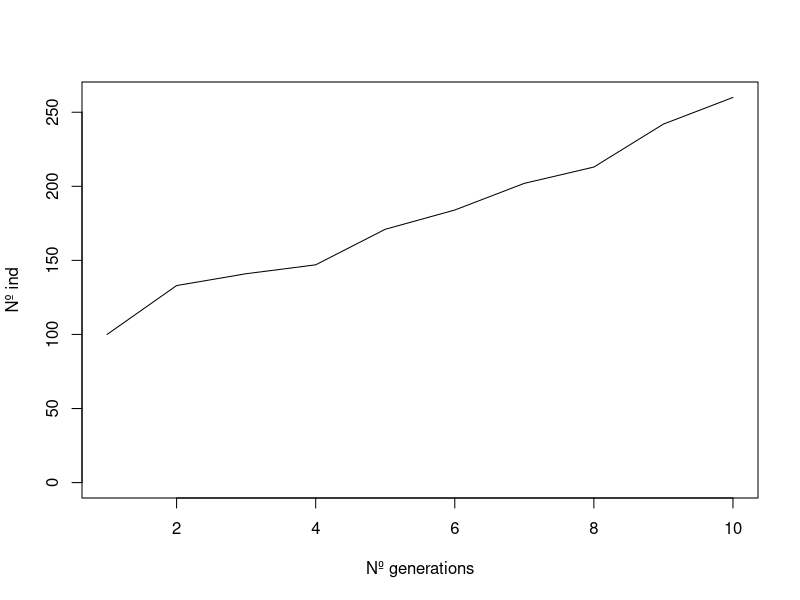

Here is the R script that generated this plot: (Note: this script raises an error after producing the figure.)
# UR source-sink model

# Demographic parameters and predation preassures

# Lifespan (years)
max_lifespan <- 18

# Sexual maturity (years)
sex_mat <- 2

# Number of eggs per laying (2.30 +- 0.55)
n_eggs <- trunc(abs(rnorm(1, 2.30, 0.55)))

# Laying episodes per year (if females are old, they could lay 2 times in a year)
n_laying <- 1

# Eggs hatching rate (%)
# This values are from captivity. In nature this results are expected to be higher
hatch_rate <- runif(1, 0.60, 0.75)

# Annual survival (% of survival, a little bit stochastic)
surv <- runif(1, 0.75, 0.83)

# carrying capacity (nº ind/ha)
# This value comes from the number of lizards observed (60 ind) in 1919.6 m2 of optimal habitat in Chalets
k <- 312

# emigration (peri-urban -> urban)
# fixed amount of individuals
emigration <- k/10

# snake predation preassure (% total population/year)
snake_pred <- 0.2

# cat predation preassure (% total population/year)
cat_pred <- 0.05

# urbanisation index (0 for peri-urban, 1 for urban)
urban_index <- 1

# urban protection against snakes (counter snake effect)
urban_prot <- 0.2



# Part 1: Simulate population lizards

# initial lizard population
n_lizards <- k

lizard_pop <- array(data = NA, dim = c(100000, 4, 10))

dimnames(lizard_pop)[[2]] <- c("ID", "Age", "Sex", "Status")

for(i in 1:k){
  
  lizard_pop[i, 1, 1] <- i
  
  lizard_pop[i, 2, 1] <- as.numeric(trunc(abs(rnorm(1, mean = 9, sd = 4))))
  
  lizard_pop[i, 3, 1] <- sample(c("Male", "Female"), 1)
  
  lizard_pop[i, 4, 1] <- 1
  
}


# simulate years
for(i in 2:10){
  
  last_ind <- sum(complete.cases(lizard_pop[, 1, i - 1]))
  
  # for each individual
  for(j in 1:last_ind){
    
    # if the lizard is dead, the information remains the same
    if(as.numeric(lizard_pop[j, 4, i - 1]) == 0){
      
      lizard_pop[j, 1, i] <- lizard_pop[j, 1, i - 1]
      
      lizard_pop[j, 2, i] <- lizard_pop[j, 2, i - 1]
      
      lizard_pop[j, 3, i] <- lizard_pop[j, 3, i - 1]
      
      lizard_pop[j, 4, i] <- lizard_pop[j, 4, i - 1]
      
      # if the lizard is alive but it's 18 years old, it dies:
    } else if (as.numeric(lizard_pop[j, 2, i - 1]) == 18){
      
      lizard_pop[j, 1, i] <- lizard_pop[j, 1, i - 1]
      
      lizard_pop[j, 2, i] <- lizard_pop[j, 2, i - 1]
      
      lizard_pop[j, 3, i] <- lizard_pop[j, 3, i - 1]
      
      lizard_pop[j, 4, i] <- 0
      
    } else {
      
      # probability of survival
      # surv_prob <- runif(1, 0.75, 0.83)
      
      surv_prob <- 1
      
      surv_random <- runif(1, 0, 1)
      
      # dead
      if(surv_random > surv_prob){
        
        lizard_pop[j, 1, i] <- lizard_pop[j, 1, i - 1]
        
        lizard_pop[j, 2, i] <- lizard_pop[j, 2, i - 1]
        
        lizard_pop[j, 3, i] <- lizard_pop[j, 3, i - 1]
        
        lizard_pop[j, 4, i] <- 0
        
        # alive
      } else {
        
        lizard_pop[j, 1, i] <- lizard_pop[j, 1, i - 1]
        
        lizard_pop[j, 2, i] <- as.numeric(lizard_pop[j, 2, i - 1]) + 1
        
        lizard_pop[j, 3, i] <- lizard_pop[j, 3, i - 1]
        
        lizard_pop[j, 4, i] <- 1
        
      }
      
    }
    
    # if the individual we are testing was alive in the previous time step and it's a female, and it's older than 2 years old
    if(lizard_pop[j, 3, i - 1] == "Female" && as.numeric(lizard_pop[j, 4, i - 1]) == 1 && as.numeric(lizard_pop[j, 2, i - 1]) >= 2){
      
      # if the female is old (5 last years)
      if(as.numeric(lizard_pop[j, 2, i - 1]) > (18 - 5)){
        
        # it lays eggs two times in one year
        for(p in 1:2){
          
          # number of eggs layed
          n_eggs <- trunc(abs(rnorm(1, 2.30, 0.55)))
          
          # at least one egg layed
          if (n_eggs > 0){
            
            # probability of hatching of each egg, produces a new individual
            for(m in 1:n_eggs){
              
              # hatch_prob <- runif(1, 0.60, 0.75)
              
              hatch_prob <- 1
              
              hatch_random <- runif(1, 0, 1)
              
              if(hatch_random < hatch_prob){
                
                last_ind <- last_ind + 1
                
                lizard_pop[last_ind, 1, i] <- last_ind
                
                lizard_pop[last_ind, 2, i] <- 0
                
                lizard_pop[last_ind, 3, i] <- sample(c("Male", "Female"), 1)
                
                lizard_pop[last_ind, 4, i] <- 1
                
                # no eggs layed
              } else {
                
                
              }
              
            }
            
          }
          
        }
        
        # "young" female, only one laying episode
      } else {
        
        # number of eggs layed
        n_eggs <- trunc(abs(rnorm(1, 2.30, 0.55)))
        
        # at least one egg layed
        if (n_eggs > 0){
          
          for(m in 1:n_eggs){
            
            # hatch_prob <- runif(1, 0.60, 0.75)
            
            hatch_prob <- 1
            
            hatch_random <- runif(1, 0, 1)
            
            if(hatch_random < hatch_prob){
              
              last_ind <- last_ind + 1
              
              lizard_pop[last_ind, 1, i] <- last_ind
              
              lizard_pop[last_ind, 2, i] <- 0
              
              lizard_pop[last_ind, 3, i] <- sample(c("Male", "Female"), 1)
              
              lizard_pop[last_ind, 4, i] <- 1
              
            } else {
              
              
            }
            
          }
          
        }
        
      }
      
    }
    
  }
            
}



# Part 2: Integrate inside function

lizard_projection <- function(initial_pop = 100, n_generations = 10){
  
  n_lizards <- initial_pop
  
  lizard_pop <- array(data = NA, dim = c(999999, 4, n_generations))
  
  dimnames(lizard_pop)[[2]] <- c("ID", "Age", "Sex", "Status")
  
  for(i in 1:n_lizards){
    
    lizard_pop[i, 1, 1] <- i
    
    lizard_pop[i, 2, 1] <- as.numeric(trunc(abs(rnorm(1, mean = 9, sd = 4))))
    
    lizard_pop[i, 3, 1] <- sample(c("Male", "Female"), 1)
    
    lizard_pop[i, 4, 1] <- 1
    
  }
  
  
  # simulate years
  for(i in 2:n_generations){
    
    last_ind <- sum(complete.cases(lizard_pop[, 1, i - 1]))
    
    # for each individual
    for(j in 1:last_ind){
      
      # if the lizard is dead, the information remains the same
      if(as.numeric(lizard_pop[j, 4, i - 1]) == 0){
        
        lizard_pop[j, 1, i] <- lizard_pop[j, 1, i - 1]
        
        lizard_pop[j, 2, i] <- lizard_pop[j, 2, i - 1]
        
        lizard_pop[j, 3, i] <- lizard_pop[j, 3, i - 1]
        
        lizard_pop[j, 4, i] <- lizard_pop[j, 4, i - 1]
        
        # if the lizard is alive but it's 18 years old, it dies:
      } else if (as.numeric(lizard_pop[j, 2, i - 1]) == 18){
        
        lizard_pop[j, 1, i] <- lizard_pop[j, 1, i - 1]
        
        lizard_pop[j, 2, i] <- lizard_pop[j, 2, i - 1]
        
        lizard_pop[j, 3, i] <- lizard_pop[j, 3, i - 1]
        
        lizard_pop[j, 4, i] <- 0
        
      } else {
        
        # probability of survival
        surv_prob <- runif(1, 0.75, 0.83)
        
        surv_random <- runif(1, 0, 1)
        
        # dead
        if(surv_random > surv_prob){
          
          lizard_pop[j, 1, i] <- lizard_pop[j, 1, i - 1]
          
          lizard_pop[j, 2, i] <- lizard_pop[j, 2, i - 1]
          
          lizard_pop[j, 3, i] <- lizard_pop[j, 3, i - 1]
          
          lizard_pop[j, 4, i] <- 0
          
          # alive
        } else {
          
          lizard_pop[j, 1, i] <- lizard_pop[j, 1, i - 1]
          
          lizard_pop[j, 2, i] <- as.numeric(lizard_pop[j, 2, i - 1]) + 1
          
          lizard_pop[j, 3, i] <- lizard_pop[j, 3, i - 1]
          
          lizard_pop[j, 4, i] <- 1
          
        }
        
      }
      
      # if the individual we are testing was alive in the previous time step and it's a female, and it's older than 2 years old
      if(lizard_pop[j, 3, i - 1] == "Female" && as.numeric(lizard_pop[j, 4, i - 1]) == 1 && as.numeric(lizard_pop[j, 2, i - 1]) >= 2){
        
        # if the female is old (5 last years)
        if(as.numeric(lizard_pop[j, 2, i - 1]) > (18 - 5)){
          
          # it lays eggs two times in one year
          for(p in 1:2){
            
            # number of eggs layed
            n_eggs <- trunc(abs(rnorm(1, 2.30, 0.55)))
            
            # at least one egg layed
            if (n_eggs > 0){
              
              # probability of hatching of each egg, produces a new individual
              for(m in 1:n_eggs){
                
                hatch_prob <- runif(1, 0.60, 0.75)
                
                hatch_random <- runif(1, 0, 1)
                
                if(hatch_random < hatch_prob){
                  
                  last_ind <- last_ind + 1
                  
                  lizard_pop[last_ind, 1, i] <- last_ind
                  
                  lizard_pop[last_ind, 2, i] <- 0
                  
                  lizard_pop[last_ind, 3, i] <- sample(c("Male", "Female"), 1)
                  
                  lizard_pop[last_ind, 4, i] <- 1
                  
                  # no eggs layed
                } else {
                  
                  
                }
                
              }
              
            }
            
          }
          
          # "young" female, only one laying episode
        } else {
          
          # number of eggs layed
          n_eggs <- trunc(abs(rnorm(1, 2.30, 0.55)))
          
          # at least one egg layed
          if (n_eggs > 0){
            
            for(m in 1:n_eggs){
              
              hatch_prob <- runif(1, 0.60, 0.75)
              
              hatch_random <- runif(1, 0, 1)
              
              if(hatch_random < hatch_prob){
                
                last_ind <- last_ind + 1
                
                lizard_pop[last_ind, 1, i] <- last_ind
                
                lizard_pop[last_ind, 2, i] <- 0
                
                lizard_pop[last_ind, 3, i] <- sample(c("Male", "Female"), 1)
                
                lizard_pop[last_ind, 4, i] <- 1
                
              } else {
                
                
              }
              
            }
            
          }
          
        }
        
      }
      
    }
    
    assign("lizard_pop", lizard_pop, envir=globalenv())
    
  }
  
  n_ind_pop <- as.data.frame(matrix(data = NA, ncol = n_generations, nrow = 1))
  
  for(i in 1:n_generations){
    
    n_ind_pop[i] <- sum(lizard_pop[, 4, i] == 1, na.rm = T)
    
  }
  
  assign("n_ind_pop", n_ind_pop, envir=globalenv())
  
  plot(NULL, xlim = c(1, n_generations), ylim = c(0, max(n_ind_pop)), xlab = "Nº generations", ylab = "Nº ind")
  
  lines(1:n_generations, n_ind_pop, type = "l")
  
}

lizard_projection(100, 10)



# part 3: upgrade base function with densodependency and external mortality

lizard_projection <- function(initial_pop = 100, n_generations = 10, cat_pred = 0.10, snake_pred = 0.20, snake_intro = 10, k = 312, urban_index = 1, emigration_perc = 0.1) {
  
  # Initial population and array
  n_lizards <- initial_pop
  lizard_pop <- array(data = NA, dim = c(999999, 4, n_generations))
  dimnames(lizard_pop)[[2]] <- c("ID", "Age", "Sex", "Status")
  
  # First individuals
  for (i in 1:n_lizards) {
    lizard_pop[i, 1, 1] <- i
    lizard_pop[i, 2, 1] <- as.numeric(trunc(abs(rnorm(1, mean = 9, sd = 4))))
    lizard_pop[i, 3, 1] <- sample(c("Male", "Female"), 1)
    lizard_pop[i, 4, 1] <- 1
  }
  
  # Time simulation
  for (i in 2:n_generations) {
    
    # Keep tracking of number of rows filled
    last_ind <- sum(complete.cases(lizard_pop[, 1, i - 1]))
    
    # Select previous generation
    lizards_generation <- as.data.frame(lizard_pop[, , i - 1])
    
    # Select only alive individuals
    lizards_alive <- subset(lizards_generation, as.numeric(Status) == 1)
    
    # Cat mortality
    if (nrow(lizards_alive) > 0) {
      dead_ind_cat <- sample(1:nrow(lizards_alive), trunc(nrow(lizards_alive) * cat_pred), replace = FALSE)
      dead_ids_cat <- lizards_alive[dead_ind_cat, "ID"]
      for (id in dead_ids_cat) {
        idx <- which(lizard_pop[, 1, i - 1] == id)
        lizard_pop[idx, , i] <- lizard_pop[idx, , i - 1]
        lizard_pop[idx, 4, i] <- 0
      }
    }
    
    # Select individuals still alive after cat mortality
    lizards_alive_after_cats <- subset(as.data.frame(lizard_pop[, , i - 1]), as.numeric(Status) == 1 & is.na(lizard_pop[, 4, i]))
    
    # Snake mortality (starting from snake_intro)
    # Full urbanisation counters snake effect
    if (i >= (snake_intro + 1)) {
      if (nrow(lizards_alive_after_cats) > 0) {
        dead_ind_snake <- sample(1:nrow(lizards_alive_after_cats), trunc(nrow(lizards_alive_after_cats) * (snake_pred - (urban_index * snake_pred))), replace = FALSE)
        dead_ids_snake <- lizards_alive_after_cats[dead_ind_snake, "ID"]
        for (id in dead_ids_snake) {
          idx <- which(lizard_pop[, 1, i - 1] == id)
          lizard_pop[idx, , i] <- lizard_pop[idx, , i - 1]
          lizard_pop[idx, 4, i] <- 0
        }
      }
    }
    
    # Select individuals still alive after snake mortality
    lizards_alive_after_snakes <- subset(as.data.frame(lizard_pop[, , i - 1]), as.numeric(Status) == 1 & is.na(lizard_pop[, 4, i]))
    
    # Denso dependency
    n_alive <- nrow(lizards_alive_after_snakes)
    
    if (n_alive > k) {
      surplus <- n_alive - k
      surplus_ind <- sample(1:nrow(lizards_alive_after_snakes), surplus, replace = FALSE)
      surplus_ids <- lizards_alive_after_snakes[surplus_ind, "ID"]
      for (id in surplus_ids) {
        idx <- which(lizard_pop[, 1, i - 1] == id)
        lizard_pop[idx, , i] <- lizard_pop[idx, , i - 1]
        lizard_pop[idx, 4, i] <- 0
      }
    }
    
    # The rest of individuals
    for (j in 1:last_ind) {
      
      # If there is an NA, jump to next loop
      if (is.na(lizard_pop[j, 4, i - 1])) {
        next
      }
      
      # If the individual is already dead in this generation (external death causes), jump to the next loop
      if (!is.na(lizard_pop[j, 4, i]) && as.numeric(lizard_pop[j, 4, i]) == 0) {
        next
      }
      
      # If lizard was dead in the previous generation, mark it as dead
      if (as.numeric(lizard_pop[j, 4, i - 1]) == 0) {
        lizard_pop[j, , i] <- lizard_pop[j, , i - 1]
        next
      }
      
      # If the lizard is alive, but it's older than 18 years old, it dies
      if (as.numeric(lizard_pop[j, 2, i - 1]) == 18) {
        lizard_pop[j, , i] <- lizard_pop[j, , i - 1]
        lizard_pop[j, 4, i] <- 0
        next
      }
      
      # Survival probability
      surv_prob <- runif(1, 0.75, 0.83)
      surv_random <- runif(1, 0, 1)
      
      # If it fails, the lizard is marked as dead
      if (surv_random > surv_prob) {
        lizard_pop[j, , i] <- lizard_pop[j, , i - 1]
        lizard_pop[j, 4, i] <- 0
        
      } else {
        # If the lizard survives, it gets older and survives
        lizard_pop[j, 1, i] <- lizard_pop[j, 1, i - 1]
        lizard_pop[j, 2, i] <- as.numeric(lizard_pop[j, 2, i - 1]) + 1
        lizard_pop[j, 3, i] <- lizard_pop[j, 3, i - 1]
        lizard_pop[j, 4, i] <- 1
      }
      
      # Reproduction
      # If the individual is a female, older than 2 years old and alive
      if (lizard_pop[j, 3, i - 1] == "Female" && as.numeric(lizard_pop[j, 4, i - 1]) == 1 && as.numeric(lizard_pop[j, 2, i - 1]) >= 2) {
        
        if (as.numeric(lizard_pop[j, 2, i - 1]) > (18 - 5)) {
          # If it's an old female, it lays eggs two times
          
          for (p in 1:2) {
            
            # Number of eggs laid
            n_eggs <- trunc(abs(rnorm(1, 2.30, 0.55)))
            
            if (n_eggs > 0) {
              
              for (m in 1:n_eggs) {
                
                # Hatching probability
                hatch_prob <- runif(1, 0.60, 0.75)
                hatch_random <- runif(1, 0, 1)
                
                # If the egg hatches
                if (hatch_random < hatch_prob) {
                  
                  # Add a new row
                  last_ind <- last_ind + 1
                  lizard_pop[last_ind, 1, i] <- last_ind
                  lizard_pop[last_ind, 2, i] <- 0
                  lizard_pop[last_ind, 3, i] <- sample(c("Male", "Female"), 1)
                  lizard_pop[last_ind, 4, i] <- 1
                }
              }
            }
          }
          
        } else {
          
          # If the female is young, only one laying
          n_eggs <- trunc(abs(rnorm(1, 2.30, 0.55)))
          
          if (n_eggs > 0) {
            
            for (m in 1:n_eggs) {
              
              hatch_prob <- runif(1, 0.60, 0.75)
              hatch_random <- runif(1, 0, 1)
              
              if (hatch_random < hatch_prob) {
                
                last_ind <- last_ind + 1
                lizard_pop[last_ind, 1, i] <- last_ind
                lizard_pop[last_ind, 2, i] <- 0
                lizard_pop[last_ind, 3, i] <- sample(c("Male", "Female"), 1)
                lizard_pop[last_ind, 4, i] <- 1
              }
            }
          }
        }
      }
    }
    
    # Emigration (percentage of k)
    
    emigration <- trunc(k * emigration_perc)
    
    for (e in 1:emigration) {
      last_ind <- last_ind + 1
      lizard_pop[last_ind, 1, i] <- last_ind
      lizard_pop[last_ind, 2, i] <- as.numeric(trunc(abs(rnorm(1, mean = 9, sd = 4))))
      lizard_pop[last_ind, 3, i] <- sample(c("Male", "Female"), 1)
      lizard_pop[last_ind, 4, i] <- 1
    }
    
    assign("lizard_pop", lizard_pop, envir=globalenv())
    
  }
  
  # Track nº of individuals per generation
  n_ind_pop <- as.data.frame(matrix(data = NA, ncol = n_generations, nrow = 1))
  for (i in 1:n_generations) {
    n_ind_pop[i] <- sum(lizard_pop[, 4, i] == 1, na.rm = TRUE)
  }
  
  colnames(n_ind_pop) <- paste0("Generation_", 1:n_generations)
  
  assign("n_ind_pop", n_ind_pop, envir=globalenv())
  
  # plot nº of individuals per generation
  plot(NULL, xlim = c(1, n_generations), ylim = c(0, max(n_ind_pop, na.rm = TRUE)), xlab = "Years", ylab = "Nº ind")
  abline(v = snake_intro, col = "red", lty = "dashed")
  lines(1:n_generations, n_ind_pop, type = "l")
  
  return(list(population_data = lizard_pop, n_individuals = n_ind_pop))
  
}


lizard_projection(initial_pop = 156, 
                  n_generations = 20, 
                  cat_pred = 0.1, 
                  snake_pred = 0.5, 
                  snake_intro = 20, 
                  k = 312, 
                  urban_index = 0.5,
                  emigration_perc = 0)



# Part 4: final plots

lizard_projection <- function(initial_pop = 100, n_generations = 10, cat_pred = 0.10, snake_pred = 0.20, snake_intro = 10, k = 312, urban_index = 1, emigration_perc = 0.1) {
  
  # Initial population and array
  n_lizards <- initial_pop
  lizard_pop <- array(data = NA, dim = c(999999, 4, n_generations))
  dimnames(lizard_pop)[[2]] <- c("ID", "Age", "Sex", "Status")
  
  # First individuals
  for (i in 1:n_lizards) {
    lizard_pop[i, 1, 1] <- i
    lizard_pop[i, 2, 1] <- as.numeric(trunc(abs(rnorm(1, mean = 9, sd = 4))))
    lizard_pop[i, 3, 1] <- sample(c("Male", "Female"), 1)
    lizard_pop[i, 4, 1] <- 1
  }
  
  # Time simulation
  for (i in 2:n_generations) {
    
    # Keep tracking of number of rows filled
    last_ind <- sum(complete.cases(lizard_pop[, 1, i - 1]))
    
    # Select previous generation
    lizards_generation <- as.data.frame(lizard_pop[, , i - 1])
    
    # Select only alive individuals
    lizards_alive <- subset(lizards_generation, as.numeric(Status) == 1)
    
    # Cat mortality
    if (nrow(lizards_alive) > 0) {
      dead_ind_cat <- sample(1:nrow(lizards_alive), trunc(nrow(lizards_alive) * cat_pred), replace = FALSE)
      dead_ids_cat <- lizards_alive[dead_ind_cat, "ID"]
      for (id in dead_ids_cat) {
        idx <- which(lizard_pop[, 1, i - 1] == id)
        lizard_pop[idx, , i] <- lizard_pop[idx, , i - 1]
        lizard_pop[idx, 4, i] <- 0
      }
    }
    
    # Select individuals still alive after cat mortality
    lizards_alive_after_cats <- subset(as.data.frame(lizard_pop[, , i - 1]), as.numeric(Status) == 1 & is.na(lizard_pop[, 4, i]))
    
    # Snake mortality (starting from snake_intro)
    # Full urbanisation counters snake effect
    if (i >= (snake_intro + 1)) {
      if (nrow(lizards_alive_after_cats) > 0) {
        dead_ind_snake <- sample(1:nrow(lizards_alive_after_cats), trunc(nrow(lizards_alive_after_cats) * (snake_pred - (urban_index * snake_pred))), replace = FALSE)
        dead_ids_snake <- lizards_alive_after_cats[dead_ind_snake, "ID"]
        for (id in dead_ids_snake) {
          idx <- which(lizard_pop[, 1, i - 1] == id)
          lizard_pop[idx, , i] <- lizard_pop[idx, , i - 1]
          lizard_pop[idx, 4, i] <- 0
        }
      }
    }
    
    # Select individuals still alive after snake mortality
    lizards_alive_after_snakes <- subset(as.data.frame(lizard_pop[, , i - 1]), as.numeric(Status) == 1 & is.na(lizard_pop[, 4, i]))
    
    # Denso dependency
    n_alive <- nrow(lizards_alive_after_snakes)
    
    if (n_alive > k) {
      surplus <- n_alive - k
      surplus_ind <- sample(1:nrow(lizards_alive_after_snakes), surplus, replace = FALSE)
      surplus_ids <- lizards_alive_after_snakes[surplus_ind, "ID"]
      for (id in surplus_ids) {
        idx <- which(lizard_pop[, 1, i - 1] == id)
        lizard_pop[idx, , i] <- lizard_pop[idx, , i - 1]
        lizard_pop[idx, 4, i] <- 0
      }
    }
    
    # The rest of individuals
    for (j in 1:last_ind) {
      
      # If there is an NA, jump to next loop
      if (is.na(lizard_pop[j, 4, i - 1])) {
        next
      }
      
      # If the individual is already dead in this generation (external death causes), jump to the next loop
      if (!is.na(lizard_pop[j, 4, i]) && as.numeric(lizard_pop[j, 4, i]) == 0) {
        next
      }
      
      # If lizard was dead in the previous generation, mark it as dead
      if (as.numeric(lizard_pop[j, 4, i - 1]) == 0) {
        lizard_pop[j, , i] <- lizard_pop[j, , i - 1]
        next
      }
      
      # If the lizard is alive, but it's older than 18 years old, it dies
      if (as.numeric(lizard_pop[j, 2, i - 1]) == 18) {
        lizard_pop[j, , i] <- lizard_pop[j, , i - 1]
        lizard_pop[j, 4, i] <- 0
        next
      }
      
      # Survival probability
      surv_prob <- runif(1, 0.75, 0.83)
      surv_random <- runif(1, 0, 1)
      
      # If it fails, the lizard is marked as dead
      if (surv_random > surv_prob) {
        lizard_pop[j, , i] <- lizard_pop[j, , i - 1]
        lizard_pop[j, 4, i] <- 0
        
      } else {
        # If the lizard survives, it gets older and survives
        lizard_pop[j, 1, i] <- lizard_pop[j, 1, i - 1]
        lizard_pop[j, 2, i] <- as.numeric(lizard_pop[j, 2, i - 1]) + 1
        lizard_pop[j, 3, i] <- lizard_pop[j, 3, i - 1]
        lizard_pop[j, 4, i] <- 1
      }
      
      # Reproduction
      # If the individual is a female, older than 2 years old and alive
      if (lizard_pop[j, 3, i - 1] == "Female" && as.numeric(lizard_pop[j, 4, i - 1]) == 1 && as.numeric(lizard_pop[j, 2, i - 1]) >= 2) {
        
        if (as.numeric(lizard_pop[j, 2, i - 1]) > (18 - 5)) {
          # If it's an old female, it lays eggs two times
          
          for (p in 1:2) {
            
            # Number of eggs laid
            n_eggs <- trunc(abs(rnorm(1, 2.30, 0.55)))
            
            if (n_eggs > 0) {
              
              for (m in 1:n_eggs) {
                
                # Hatching probability
                hatch_prob <- runif(1, 0.60, 0.75)
                hatch_random <- runif(1, 0, 1)
                
                # If the egg hatches
                if (hatch_random < hatch_prob) {
                  
                  # Add a new row
                  last_ind <- last_ind + 1
                  lizard_pop[last_ind, 1, i] <- last_ind
                  lizard_pop[last_ind, 2, i] <- 0
                  lizard_pop[last_ind, 3, i] <- sample(c("Male", "Female"), 1)
                  lizard_pop[last_ind, 4, i] <- 1
                }
              }
            }
          }
          
        } else {
          
          # If the female is young, only one laying
          n_eggs <- trunc(abs(rnorm(1, 2.30, 0.55)))
          
          if (n_eggs > 0) {
            
            for (m in 1:n_eggs) {
              
              hatch_prob <- runif(1, 0.60, 0.75)
              hatch_random <- runif(1, 0, 1)
              
              if (hatch_random < hatch_prob) {
                
                last_ind <- last_ind + 1
                lizard_pop[last_ind, 1, i] <- last_ind
                lizard_pop[last_ind, 2, i] <- 0
                lizard_pop[last_ind, 3, i] <- sample(c("Male", "Female"), 1)
                lizard_pop[last_ind, 4, i] <- 1
              }
            }
          }
        }
      }
    }
    
    # Emigration
    emigration <- trunc(k * emigration_perc)
    
    for (e in 1:emigration) {
      last_ind <- last_ind + 1
      lizard_pop[last_ind, 1, i] <- last_ind
      lizard_pop[last_ind, 2, i] <- as.numeric(trunc(abs(rnorm(1, mean = 9, sd = 4))))
      lizard_pop[last_ind, 3, i] <- sample(c("Male", "Female"), 1)
      lizard_pop[last_ind, 4, i] <- 1
    }
    
    assign("lizard_pop", lizard_pop, envir=globalenv())
    
  }
  
  # Track nº of individuals per generation
  n_ind_pop <- as.data.frame(matrix(data = NA, ncol = n_generations, nrow = 1))
  for (i in 1:n_generations) {
    n_ind_pop[i] <- sum(lizard_pop[, 4, i] == 1, na.rm = TRUE)
  }
  
  colnames(n_ind_pop) <- paste0("Generation_", 1:n_generations)
  
  assign("n_ind_pop", n_ind_pop, envir=globalenv())
  
  # plot nº of individuals per generation
  plot(NULL, xlim = c(1, n_generations), ylim = c(0, max(n_ind_pop, na.rm = TRUE)), xlab = "Years", ylab = "Nº ind")
  abline(v = snake_intro, col = "red", lty = "dashed")
  lines(1:n_generations, n_ind_pop, type = "l")
  
  return(list(population_data = lizard_pop, n_individuals = n_ind_pop))
  
}

# same funciton, but without drawing the plot at the end of the simulation
lizard_projection_no_plot <- function(initial_pop = 100, n_generations = 10, cat_pred = 0.10, snake_pred = 0.20, snake_intro = 10, k = 312, urban_index = 1, emigration_perc = 0.1) {
  
  # Initial population and array
  n_lizards <- initial_pop
  lizard_pop <- array(data = NA, dim = c(999999, 4, n_generations))
  dimnames(lizard_pop)[[2]] <- c("ID", "Age", "Sex", "Status")
  
  # First individuals
  for (i in 1:n_lizards) {
    lizard_pop[i, 1, 1] <- i
    lizard_pop[i, 2, 1] <- as.numeric(trunc(abs(rnorm(1, mean = 9, sd = 4))))
    lizard_pop[i, 3, 1] <- sample(c("Male", "Female"), 1)
    lizard_pop[i, 4, 1] <- 1
  }
  
  # Time simulation
  for (i in 2:n_generations) {
    
    # Keep tracking of number of rows filled
    last_ind <- sum(complete.cases(lizard_pop[, 1, i - 1]))
    
    # Select previous generation
    lizards_generation <- as.data.frame(lizard_pop[, , i - 1])
    
    # Select only alive individuals
    lizards_alive <- subset(lizards_generation, as.numeric(Status) == 1)
    
    # Cat mortality
    if (nrow(lizards_alive) > 0) {
      dead_ind_cat <- sample(1:nrow(lizards_alive), trunc(nrow(lizards_alive) * cat_pred), replace = FALSE)
      dead_ids_cat <- lizards_alive[dead_ind_cat, "ID"]
      for (id in dead_ids_cat) {
        idx <- which(lizard_pop[, 1, i - 1] == id)
        lizard_pop[idx, , i] <- lizard_pop[idx, , i - 1]
        lizard_pop[idx, 4, i] <- 0
      }
    }
    
    # Select individuals still alive after cat mortality
    lizards_alive_after_cats <- subset(as.data.frame(lizard_pop[, , i - 1]), as.numeric(Status) == 1 & is.na(lizard_pop[, 4, i]))
    
    # Snake mortality (starting from snake_intro)
    # Full urbanisation counters snake effect
    if (i >= (snake_intro + 1)) {
      if (nrow(lizards_alive_after_cats) > 0) {
        dead_ind_snake <- sample(1:nrow(lizards_alive_after_cats), trunc(nrow(lizards_alive_after_cats) * (snake_pred - (urban_index * snake_pred))), replace = FALSE)
        dead_ids_snake <- lizards_alive_after_cats[dead_ind_snake, "ID"]
        for (id in dead_ids_snake) {
          idx <- which(lizard_pop[, 1, i - 1] == id)
          lizard_pop[idx, , i] <- lizard_pop[idx, , i - 1]
          lizard_pop[idx, 4, i] <- 0
        }
      }
    }
    
    # Select individuals still alive after snake mortality
    lizards_alive_after_snakes <- subset(as.data.frame(lizard_pop[, , i - 1]), as.numeric(Status) == 1 & is.na(lizard_pop[, 4, i]))
    
    # Denso dependency
    n_alive <- nrow(lizards_alive_after_snakes)
    
    if (n_alive > k) {
      surplus <- n_alive - k
      surplus_ind <- sample(1:nrow(lizards_alive_after_snakes), surplus, replace = FALSE)
      surplus_ids <- lizards_alive_after_snakes[surplus_ind, "ID"]
      for (id in surplus_ids) {
        idx <- which(lizard_pop[, 1, i - 1] == id)
        lizard_pop[idx, , i] <- lizard_pop[idx, , i - 1]
        lizard_pop[idx, 4, i] <- 0
      }
    }
    
    # The rest of individuals
    for (j in 1:last_ind) {
      
      # If there is an NA, jump to next loop
      if (is.na(lizard_pop[j, 4, i - 1])) {
        next
      }
      
      # If the individual is already dead in this generation (external death causes), jump to the next loop
      if (!is.na(lizard_pop[j, 4, i]) && as.numeric(lizard_pop[j, 4, i]) == 0) {
        next
      }
      
      # If lizard was dead in the previous generation, mark it as dead
      if (as.numeric(lizard_pop[j, 4, i - 1]) == 0) {
        lizard_pop[j, , i] <- lizard_pop[j, , i - 1]
        next
      }
      
      # If the lizard is alive, but it's older than 18 years old, it dies
      if (as.numeric(lizard_pop[j, 2, i - 1]) == 18) {
        lizard_pop[j, , i] <- lizard_pop[j, , i - 1]
        lizard_pop[j, 4, i] <- 0
        next
      }
      
      # Survival probability
      surv_prob <- runif(1, 0.75, 0.83)
      surv_random <- runif(1, 0, 1)
      
      # If it fails, the lizard is marked as dead
      if (surv_random > surv_prob) {
        lizard_pop[j, , i] <- lizard_pop[j, , i - 1]
        lizard_pop[j, 4, i] <- 0
        
      } else {
        # If the lizard survives, it gets older and survives
        lizard_pop[j, 1, i] <- lizard_pop[j, 1, i - 1]
        lizard_pop[j, 2, i] <- as.numeric(lizard_pop[j, 2, i - 1]) + 1
        lizard_pop[j, 3, i] <- lizard_pop[j, 3, i - 1]
        lizard_pop[j, 4, i] <- 1
      }
      
      # Reproduction
      # If the individual is a female, older than 2 years old and alive
      if (lizard_pop[j, 3, i - 1] == "Female" && as.numeric(lizard_pop[j, 4, i - 1]) == 1 && as.numeric(lizard_pop[j, 2, i - 1]) >= 2) {
        
        if (as.numeric(lizard_pop[j, 2, i - 1]) > (18 - 5)) {
          # If it's an old female, it lays eggs two times
          
          for (p in 1:2) {
            
            # Number of eggs laid
            n_eggs <- trunc(abs(rnorm(1, 2.30, 0.55)))
            
            if (n_eggs > 0) {
              
              for (m in 1:n_eggs) {
                
                # Hatching probability
                hatch_prob <- runif(1, 0.60, 0.75)
                hatch_random <- runif(1, 0, 1)
                
                # If the egg hatches
                if (hatch_random < hatch_prob) {
                  
                  # Add a new row
                  last_ind <- last_ind + 1
                  lizard_pop[last_ind, 1, i] <- last_ind
                  lizard_pop[last_ind, 2, i] <- 0
                  lizard_pop[last_ind, 3, i] <- sample(c("Male", "Female"), 1)
                  lizard_pop[last_ind, 4, i] <- 1
                }
              }
            }
          }
          
        } else {
          
          # If the female is young, only one laying
          n_eggs <- trunc(abs(rnorm(1, 2.30, 0.55)))
          
          if (n_eggs > 0) {
            
            for (m in 1:n_eggs) {
              
              hatch_prob <- runif(1, 0.60, 0.75)
              hatch_random <- runif(1, 0, 1)
              
              if (hatch_random < hatch_prob) {
                
                last_ind <- last_ind + 1
                lizard_pop[last_ind, 1, i] <- last_ind
                lizard_pop[last_ind, 2, i] <- 0
                lizard_pop[last_ind, 3, i] <- sample(c("Male", "Female"), 1)
                lizard_pop[last_ind, 4, i] <- 1
              }
            }
          }
        }
      }
    }
    
    # Emigration
    emigration <- trunc(k * emigration_perc)
    
    for (e in 1:emigration) {
      last_ind <- last_ind + 1
      lizard_pop[last_ind, 1, i] <- last_ind
      lizard_pop[last_ind, 2, i] <- as.numeric(trunc(abs(rnorm(1, mean = 9, sd = 4))))
      lizard_pop[last_ind, 3, i] <- sample(c("Male", "Female"), 1)
      lizard_pop[last_ind, 4, i] <- 1
    }
    
    assign("lizard_pop", lizard_pop, envir=globalenv())
    
  }
  
  # Track nº of individuals per generation
  n_ind_pop <- as.data.frame(matrix(data = NA, ncol = n_generations, nrow = 1))
  for (i in 1:n_generations) {
    n_ind_pop[i] <- sum(lizard_pop[, 4, i] == 1, na.rm = TRUE)
  }
  
  colnames(n_ind_pop) <- paste0("Generation_", 1:n_generations)
  
  assign("n_ind_pop", n_ind_pop, envir=globalenv())
  
}



lizard_multiplot <- function(n_rep = 20,
                             initial_pop = 100, 
                             n_generations = 10, 
                             cat_pred = 0.10,
                             snake_pred = 0.50, 
                             snake_intro = 5, 
                             k = 312, 
                             urban_index = 1, 
                             emigration_perc = 0.1){
  
  
  # create new data frame, which is going to store the population numbers for each simulation, and the mean
  all_simulations <- as.data.frame(matrix(NA, nrow = n_rep + 1, ncol = n_generations))
  
  for(x in 1:n_rep){
    
    # run the simulation x times
    lizard_projection_no_plot(initial_pop = initial_pop, 
                      n_generations = n_generations, 
                      cat_pred = cat_pred, 
                      snake_pred = snake_pred, 
                      snake_intro = snake_intro, 
                      k = k, 
                      urban_index = urban_index,
                      emigration_perc = emigration_perc)
    
    # store population number in correspondant row
    all_simulations[x, ] <- n_ind_pop
    
  }
  
  # mean population number per generation across several simulations
  all_simulations[n_rep + 1, ] <- colMeans(all_simulations[1:n_rep, ])
  
  assign("all_simulations", all_simulations, envir=globalenv())
  
  
  # plot nº of individuals per generation
  plot(NULL, xlim = c(1, n_generations), ylim = c(0, max(all_simulations, na.rm = TRUE)), xlab = "Years", ylab = "Nº ind", xaxt = "n")
  axis(1, at = 1:n_generations, labels = (n_generations - 1):0)
  
  for(x in 1:n_rep){
    
    lines(1:n_generations, all_simulations[x, ], type = "l", col = "grey", lwd = 1)
    
  }
  
  lines(1:n_generations, all_simulations[n_rep + 1, ], type = "l", col = "black", lwd = 3)
  
  abline(v = snake_intro, col = "red", lty = "dashed")
  
  
}


lizard_multiplot(n_rep = 5,
                 initial_pop = 100, 
                 n_generations = 10, 
                 cat_pred = 0.10,
                 snake_pred = 0.50, 
                 snake_intro = 5, 
                 k = 312, 
                 emigration = 30, 
                 urban_index = 1)


# Peri-urban setting with snake introduction
lizard_projection(initial_pop = 156, 
                  n_generations = 20, 
                  cat_pred = 0.10,
                  snake_pred = 0.50, 
                  snake_intro = 10, 
                  k = 312, 
                  urban_index = 0, 
                  emigration_perc = 0)

lizard_multiplot(n_rep = 10, # number of replicates
                 initial_pop = 156, # 50% carrying capacity
                 n_generations = 20, # number of generations the simulation is going to last
                 cat_pred = 0.10, # % of the total population that cats kill every year
                 snake_pred = 0.50, # % of the total population that snakes kill every year
                 snake_intro = 10, # Year from the present that the snake has been introduced
                 k = 312, # Carrying capacity
                 urban_index = 0, # Urbanisation index
                 emigration_perc = 0) # % of individuals of the carrying capacity that comes towards this habitat


# Peri-urban setting without snake introduction
lizard_projection(initial_pop = 156, 
                  n_generations = 20, 
                  cat_pred = 0.10,
                  snake_pred = 0.50, 
                  snake_intro = 30, 
                  k = 312, 
                  urban_index = 0, 
                  emigration_perc = 0)

lizard_multiplot(n_rep = 10, # number of replicates
                 initial_pop = 156, # 75% carrying capacity
                 n_generations = 20, # number of generations the simulation is going to last
                 cat_pred = 0.10, # % of the total population that cats kill every year
                 snake_pred = 0.50, # % of the total population that snakes kill every year
                 snake_intro = 30, # Year from the present that the snake has been introduced
                 k = 312, # Carrying capacity
                 urban_index = 0, # Urbanisation index
                 emigration_perc = 0) # % of individuals of the carrying capacity that comes towards this habitat



# Urban setting without snake and without emigration
lizard_projection(initial_pop = 156, 
                  n_generations = 40, 
                  cat_pred = 0.20, # cat preassure is the double as in peri-urban settings
                  snake_pred = 0.50, 
                  snake_intro = 50, 
                  k = 312, 
                  urban_index = 1, 
                  emigration_perc = 0)

lizard_multiplot(n_rep = 10, # number of replicates
                 initial_pop = 156, # 50% carrying capacity
                 n_generations = 40, # number of generations the simulation is going to last
                 cat_pred = 0.20, # % of the total population that cats kill every year
                 snake_pred = 0.50, # % of the total population that snakes kill every year
                 snake_intro = 50, # Year from the present that the snake has been introduced
                 k = 312, # Carrying capacity
                 urban_index = 1, # Urbanisation index
                 emigration_perc = 0) # % of individuals of the carrying capacity that comes towards this habitat


# Urban setting without snake with emigration
lizard_projection(initial_pop = 156, 
                  n_generations = 40, 
                  cat_pred = 0.20, # cat preassure is the double as in peri-urban settings
                  snake_pred = 0.50, 
                  snake_intro = 50, 
                  k = 312, 
                  urban_index = 1, 
                  emigration_perc = 0.05) # emigration is 5% of total carrying capacity

lizard_multiplot(n_rep = 10, # number of replicates
                 initial_pop = 156, # 50% carrying capacity
                 n_generations = 40, # number of generations the simulation is going to last
                 cat_pred = 0.20, # % of the total population that cats kill every year
                 snake_pred = 0.50, # % of the total population that snakes kill every year
                 snake_intro = 50, # Year from the present that the snake has been introduced
                 k = 312, # Carrying capacity
                 urban_index = 1, # Urbanisation index
                 emigration_perc = 0.05) # % of individuals of the carrying capacity that comes towards this habitat


# Urban setting with snake with emigration, no urban protection
lizard_projection(initial_pop = 156, 
                  n_generations = 40, 
                  cat_pred = 0.20, # cat preassure is the double as in peri-urban settings
                  snake_pred = 0.50, 
                  snake_intro = 20, 
                  k = 312, 
                  urban_index = 0, 
                  emigration_perc = 0.05) # emigration is 5% of total carrying capacity

lizard_multiplot(n_rep = 10, # number of replicates
                 initial_pop = 156, # 50% carrying capacity
                 n_generations = 40, # number of generations the simulation is going to last
                 cat_pred = 0.20, # % of the total population that cats kill every year
                 snake_pred = 0.50, # % of the total population that snakes kill every year
                 snake_intro = 20, # Year from the present that the snake has been introduced
                 k = 312, # Carrying capacity
                 urban_index = 0, # Urbanisation index
                 emigration_perc = 0.05) # % of individuals of the carrying capacity that comes towards this habitat


# Urban setting with snake with emigration, no urban protection
lizard_projection(initial_pop = 156, 
                  n_generations = 40, 
                  cat_pred = 0.20, # cat preassure is the double as in peri-urban settings
                  snake_pred = 0.50, 
                  snake_intro = 20, 
                  k = 312, 
                  urban_index = 0, 
                  emigration_perc = 0.05) # emigration is 5% of total carrying capacity

lizard_multiplot(n_rep = 10, # number of replicates
                 initial_pop = 156, # 50% carrying capacity
                 n_generations = 40, # number of generations the simulation is going to last
                 cat_pred = 0.20, # % of the total population that cats kill every year
                 snake_pred = 0.50, # % of the total population that snakes kill every year
                 snake_intro = 20, # Year from the present that the snake has been introduced
                 k = 312, # Carrying capacity
                 urban_index = 0, # Urbanisation index
                 emigration_perc = 0.05) # % of individuals of the carrying capacity that comes towards this habitat


# Urban setting with snake without emigration, no urban protection
lizard_projection(initial_pop = 156, 
                  n_generations = 40, 
                  cat_pred = 0.20, # cat preassure is the double as in peri-urban settings
                  snake_pred = 0.50, 
                  snake_intro = 20, 
                  k = 312, 
                  urban_index = 0, 
                  emigration_perc = 0) # emigration is 5% of total carrying capacity

lizard_multiplot(n_rep = 10, # number of replicates
                 initial_pop = 156, # 50% carrying capacity
                 n_generations = 40, # number of generations the simulation is going to last
                 cat_pred = 0.20, # % of the total population that cats kill every year
                 snake_pred = 0.50, # % of the total population that snakes kill every year
                 snake_intro = 20, # Year from the present that the snake has been introduced
                 k = 312, # Carrying capacity
                 urban_index = 0, # Urbanisation index
                 emigration_perc = 0) # % of individuals of the carrying capacity that comes towards this habitat


# Urban setting with snake without emigration, no urban protection
lizard_projection(initial_pop = 156, 
                  n_generations = 40, 
                  cat_pred = 0.20, # cat preassure is the double as in peri-urban settings
                  snake_pred = 0.50, 
                  snake_intro = 20, 
                  k = 312, 
                  urban_index = 1, 
                  emigration_perc = 0) # emigration is 5% of total carrying capacity

lizard_multiplot(n_rep = 10, # number of replicates
                 initial_pop = 156, # 50% carrying capacity
                 n_generations = 40, # number of generations the simulation is going to last
                 cat_pred = 0.20, # % of the total population that cats kill every year
                 snake_pred = 0.50, # % of the total population that snakes kill every year
                 snake_intro = 20, # Year from the present that the snake has been introduced
                 k = 312, # Carrying capacity
                 urban_index = 1, # Urbanisation index
                 emigration_perc = 0) # % of individuals of the carrying capacity that comes towards this habitat


# Urban setting with snake without emigration, no urban protection
lizard_projection(initial_pop = 156, 
                  n_generations = 40, 
                  cat_pred = 0.20, # cat preassure is the double as in peri-urban settings
                  snake_pred = 0.50, 
                  snake_intro = 20, 
                  k = 312, 
                  urban_index = 1, 
                  emigration_perc = 0.05) # emigration is 5% of total carrying capacity

lizard_multiplot(n_rep = 10, # number of replicates
                 initial_pop = 156, # 50% carrying capacity
                 n_generations = 40, # number of generations the simulation is going to last
                 cat_pred = 0.20, # % of the total population that cats kill every year
                 snake_pred = 0.50, # % of the total population that snakes kill every year
                 snake_intro = 20, # Year from the present that the snake has been introduced
                 k = 312, # Carrying capacity
                 urban_index = 1, # Urbanisation index
                 emigration_perc = 0.05) # % of individuals of the carrying capacity that comes towards this habitat
